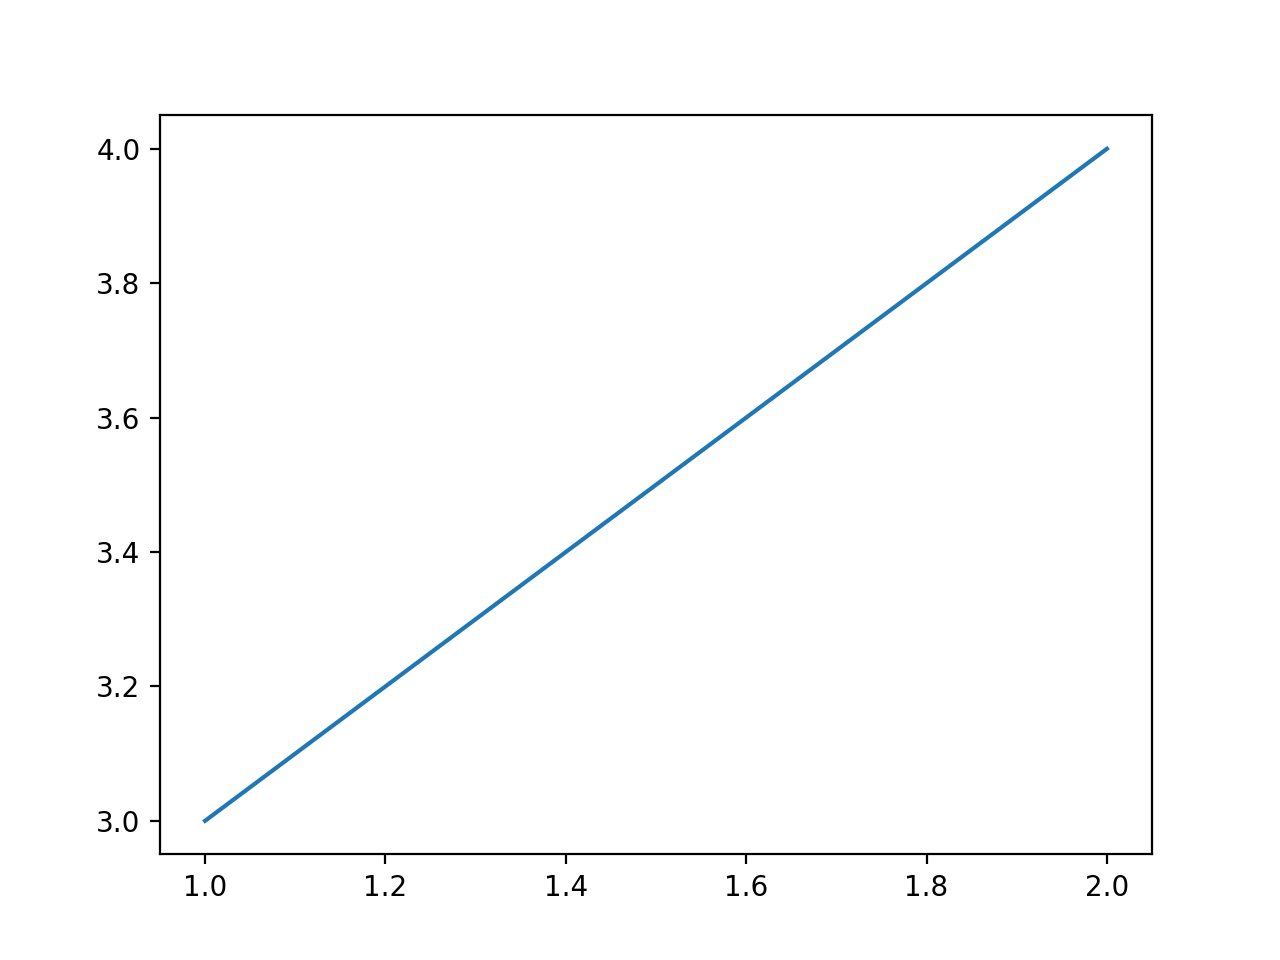

Write the Python code that produced this figure.
import matplotlib.pyplot as plt
import numpy as np 

plt.ion()
plt.plot([1,2],[3,4])
plt.savefig("test.png")
plt.show()
